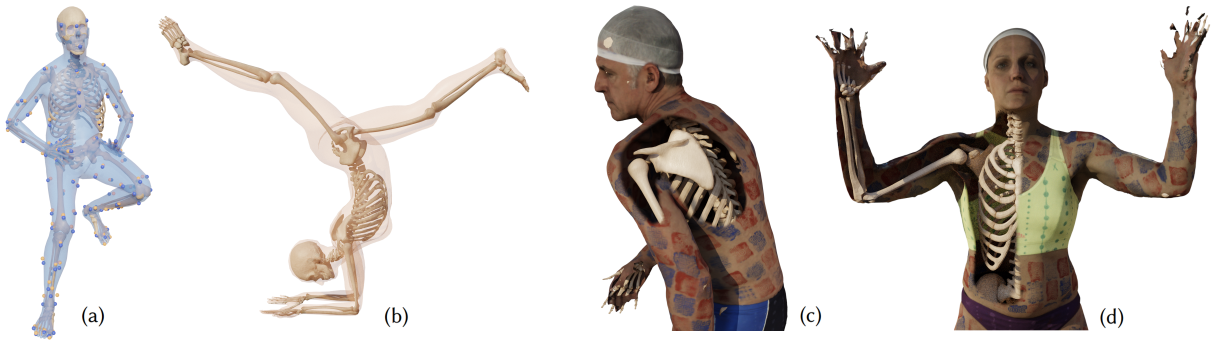
#> input picture 组会汇报PPT素材_2026-09-02/01_研究目标/SKEL官方论文Teaser.png, 3660 x 1024 px (shown at 1/3 size)
$ python generate_derived_assets.py
#> lines starting #> are read from the running program, lines starting #| are printed output that depends on the picture
from pathlib import Path

import numpy as np
from PIL import Image, ImageDraw, ImageFont


ROOT = Path(__file__).resolve().parent


official_teaser = Image.open(ROOT / "01_研究目标" / "SKEL官方论文Teaser.png").convert("RGB")
official_teaser.crop((0, 0, int(official_teaser.width * 0.43), official_teaser.height)).save(
    ROOT / "01_研究目标" / "SKEL官方论文Teaser_仅模型.png"
)
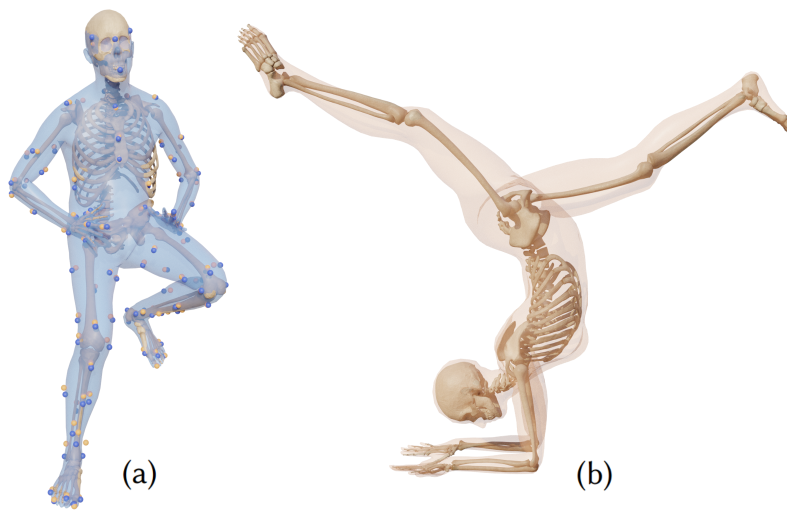
#> saved as SKEL官方论文Teaser_仅模型.png: PIL image 1573x1024 RGB (shown at 1/2 size); mean R, G, B 241.7, 240, 239.6


def fit_image(path: Path, size: tuple[int, int]) -> Image.Image:
    image = Image.open(path).convert("RGB")
    image.thumbnail(size, Image.Resampling.LANCZOS)
    canvas = Image.new("RGB", size, "white")
    x = (size[0] - image.width) // 2
    y = (size[1] - image.height) // 2
    canvas.paste(image, (x, y))
    return canvas


def make_panel(paths: list[Path], labels: list[str], out: Path) -> None:
    tile_w, tile_h, header_h = 600, 480, 54
    panel = Image.new("RGB", (tile_w * len(paths), tile_h + header_h), "white")
    draw = ImageDraw.Draw(panel)
    font = ImageFont.load_default(size=24)
    for i, (path, label) in enumerate(zip(paths, labels)):
        panel.paste(fit_image(path, (tile_w, tile_h)), (i * tile_w, header_h))
        draw.text((i * tile_w + 18, 14), label, fill=(25, 38, 55), font=font)
    panel.save(out, quality=95)


rgbd = ROOT / "04_RGBD数据生成"
#> (the run stopped early here; a loop or call above may not have finished)
